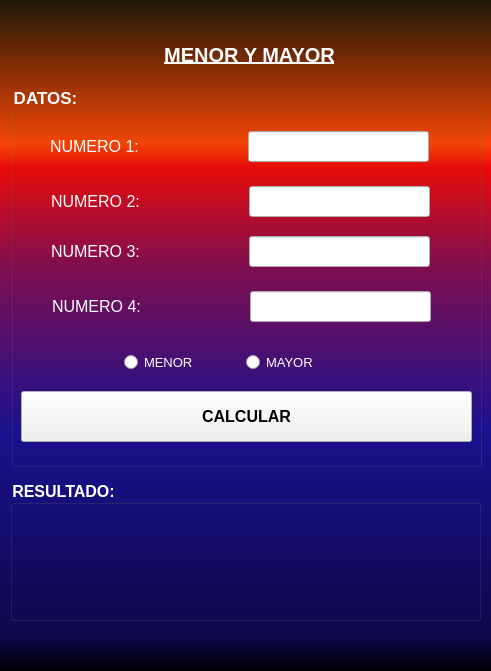
<?xml version="1.0" encoding="UTF-8"?>
<ui version="4.0">
 <class>MainWindow</class>
 <widget class="QMainWindow" name="MainWindow">
  <property name="geometry">
   <rect>
    <x>0</x>
    <y>0</y>
    <width>491</width>
    <height>671</height>
   </rect>
  </property>
  <property name="windowTitle">
   <string>MainWindow</string>
  </property>
  <property name="styleSheet">
   <string notr="true">QWidget#centralwidget{
background-color: qlineargradient(spread:pad, x1:0, y1:1, x2:0, y2:0, stop:0 rgba(0, 0, 0, 255), stop:0.05 rgba(14, 8, 73, 255), stop:0.36 rgba(28, 17, 145, 255), stop:0.6 rgba(126, 14, 81, 255), stop:0.75 rgba(234, 11, 11, 255), stop:0.78607 rgba(244, 70, 5, 255), stop:1 rgba(31, 24, 7, 255));}</string>
  </property>
  <widget class="QWidget" name="centralwidget">
   <widget class="QLabel" name="label">
    <property name="geometry">
     <rect>
      <x>14</x>
      <y>29</y>
      <width>471</width>
      <height>51</height>
     </rect>
    </property>
    <property name="font">
     <font>
      <pointsize>15</pointsize>
      <weight>75</weight>
      <italic>false</italic>
      <bold>true</bold>
      <underline>true</underline>
     </font>
    </property>
    <property name="styleSheet">
     <string notr="true">color: white;</string>
    </property>
    <property name="text">
     <string>MENOR Y MAYOR</string>
    </property>
    <property name="alignment">
     <set>Qt::AlignCenter</set>
    </property>
   </widget>
   <widget class="QGroupBox" name="groupBox">
    <property name="geometry">
     <rect>
      <x>11</x>
      <y>86</y>
      <width>471</width>
      <height>381</height>
     </rect>
    </property>
    <property name="font">
     <font>
      <pointsize>13</pointsize>
      <weight>75</weight>
      <bold>true</bold>
     </font>
    </property>
    <property name="styleSheet">
     <string notr="true">color: white;</string>
    </property>
    <property name="title">
     <string>DATOS:</string>
    </property>
    <widget class="QLabel" name="label_2">
     <property name="geometry">
      <rect>
       <x>39</x>
       <y>45</y>
       <width>191</width>
       <height>31</height>
      </rect>
     </property>
     <property name="font">
      <font>
       <pointsize>12</pointsize>
       <weight>50</weight>
       <bold>false</bold>
      </font>
     </property>
     <property name="text">
      <string>NUMERO 1:</string>
     </property>
    </widget>
    <widget class="QLineEdit" name="n1">
     <property name="geometry">
      <rect>
       <x>237</x>
       <y>45</y>
       <width>181</width>
       <height>31</height>
      </rect>
     </property>
     <property name="font">
      <font>
       <pointsize>11</pointsize>
       <weight>50</weight>
       <bold>false</bold>
      </font>
     </property>
     <property name="styleSheet">
      <string notr="true">color: rgb(0, 0, 0);</string>
     </property>
     <property name="text">
      <string/>
     </property>
    </widget>
    <widget class="QLineEdit" name="n2">
     <property name="geometry">
      <rect>
       <x>238</x>
       <y>100</y>
       <width>181</width>
       <height>31</height>
      </rect>
     </property>
     <property name="font">
      <font>
       <pointsize>11</pointsize>
       <weight>50</weight>
       <bold>false</bold>
      </font>
     </property>
     <property name="styleSheet">
      <string notr="true">color: black</string>
     </property>
     <property name="text">
      <string/>
     </property>
    </widget>
    <widget class="QLabel" name="label_3">
     <property name="geometry">
      <rect>
       <x>40</x>
       <y>100</y>
       <width>191</width>
       <height>31</height>
      </rect>
     </property>
     <property name="font">
      <font>
       <pointsize>12</pointsize>
       <weight>50</weight>
       <bold>false</bold>
      </font>
     </property>
     <property name="text">
      <string>NUMERO 2:</string>
     </property>
    </widget>
    <widget class="QLabel" name="label_4">
     <property name="geometry">
      <rect>
       <x>40</x>
       <y>150</y>
       <width>191</width>
       <height>31</height>
      </rect>
     </property>
     <property name="font">
      <font>
       <pointsize>12</pointsize>
       <weight>50</weight>
       <bold>false</bold>
      </font>
     </property>
     <property name="text">
      <string>NUMERO 3:</string>
     </property>
    </widget>
    <widget class="QLineEdit" name="n3">
     <property name="geometry">
      <rect>
       <x>238</x>
       <y>150</y>
       <width>181</width>
       <height>31</height>
      </rect>
     </property>
     <property name="font">
      <font>
       <pointsize>11</pointsize>
       <weight>50</weight>
       <bold>false</bold>
      </font>
     </property>
     <property name="styleSheet">
      <string notr="true">color: rgb(0, 0, 0);</string>
     </property>
     <property name="text">
      <string/>
     </property>
    </widget>
    <widget class="QLabel" name="label_5">
     <property name="geometry">
      <rect>
       <x>41</x>
       <y>205</y>
       <width>191</width>
       <height>31</height>
      </rect>
     </property>
     <property name="font">
      <font>
       <pointsize>12</pointsize>
       <weight>50</weight>
       <bold>false</bold>
      </font>
     </property>
     <property name="text">
      <string>NUMERO 4:</string>
     </property>
    </widget>
    <widget class="QLineEdit" name="n4">
     <property name="geometry">
      <rect>
       <x>239</x>
       <y>205</y>
       <width>181</width>
       <height>31</height>
      </rect>
     </property>
     <property name="font">
      <font>
       <pointsize>11</pointsize>
       <weight>50</weight>
       <bold>false</bold>
      </font>
     </property>
     <property name="styleSheet">
      <string notr="true">color: black</string>
     </property>
     <property name="text">
      <string/>
     </property>
    </widget>
    <widget class="QRadioButton" name="RB_menor">
     <property name="geometry">
      <rect>
       <x>113</x>
       <y>266</y>
       <width>95</width>
       <height>20</height>
      </rect>
     </property>
     <property name="font">
      <font>
       <pointsize>10</pointsize>
       <weight>50</weight>
       <bold>false</bold>
      </font>
     </property>
     <property name="text">
      <string>MENOR</string>
     </property>
    </widget>
    <widget class="QRadioButton" name="RB_mayor">
     <property name="geometry">
      <rect>
       <x>235</x>
       <y>266</y>
       <width>95</width>
       <height>20</height>
      </rect>
     </property>
     <property name="font">
      <font>
       <pointsize>10</pointsize>
       <weight>50</weight>
       <bold>false</bold>
      </font>
     </property>
     <property name="text">
      <string>MAYOR</string>
     </property>
    </widget>
    <widget class="QPushButton" name="calcular_2">
     <property name="geometry">
      <rect>
       <x>10</x>
       <y>305</y>
       <width>451</width>
       <height>51</height>
      </rect>
     </property>
     <property name="font">
      <font>
       <pointsize>12</pointsize>
       <weight>75</weight>
       <bold>true</bold>
      </font>
     </property>
     <property name="styleSheet">
      <string notr="true">color: black;
</string>
     </property>
     <property name="text">
      <string>CALCULAR</string>
     </property>
    </widget>
   </widget>
   <widget class="QGroupBox" name="groupBox_2">
    <property name="geometry">
     <rect>
      <x>10</x>
      <y>480</y>
      <width>471</width>
      <height>141</height>
     </rect>
    </property>
    <property name="font">
     <font>
      <pointsize>12</pointsize>
      <weight>75</weight>
      <bold>true</bold>
     </font>
    </property>
    <property name="styleSheet">
     <string notr="true">color: rgb(255, 255, 255);</string>
    </property>
    <property name="title">
     <string>RESULTADO:</string>
    </property>
    <widget class="QLabel" name="LB_resultado_2">
     <property name="geometry">
      <rect>
       <x>14</x>
       <y>36</y>
       <width>421</width>
       <height>81</height>
      </rect>
     </property>
     <property name="font">
      <font>
       <pointsize>11</pointsize>
      </font>
     </property>
     <property name="text">
      <string/>
     </property>
     <property name="alignment">
      <set>Qt::AlignCenter</set>
     </property>
    </widget>
   </widget>
  </widget>
 </widget>
 <resources/>
 <connections/>
</ui>
